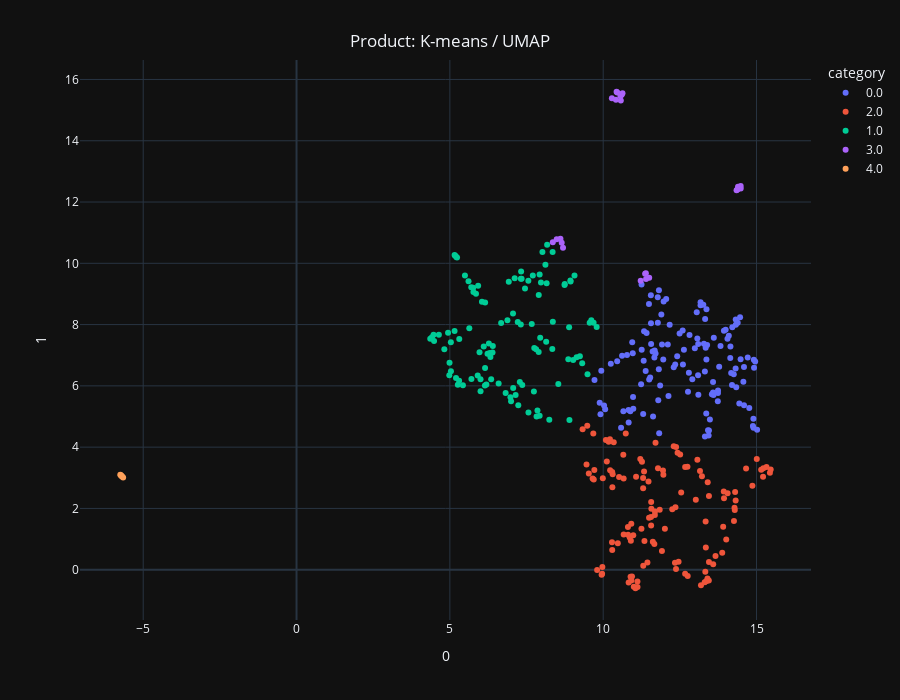

Notebook code for this chart:
### Code cell
build_scatter_2d(temp_df, projections, 'Product: K-means / UMAP')
